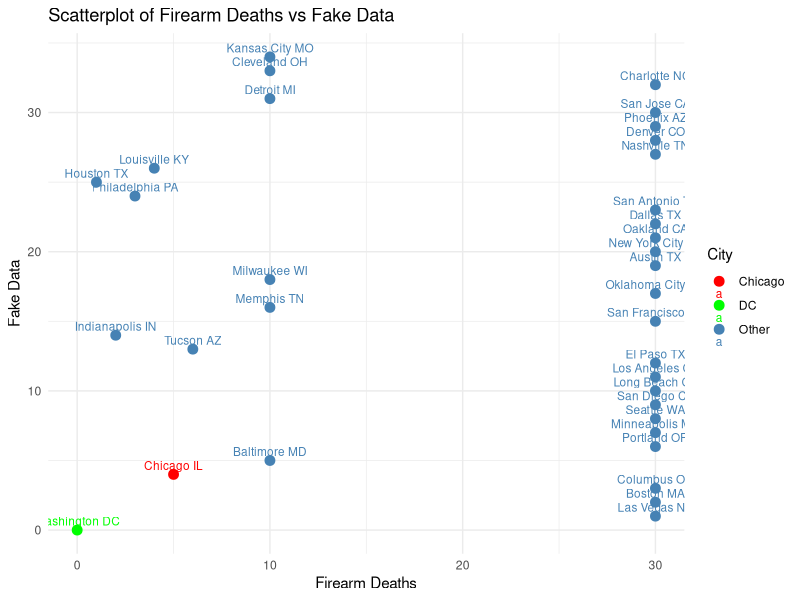

This figure's R source:
## ---- chunk 1
library(tidyverse)

data.rankings = data.frame(
  "City" = c(
    "Austin TX",
    "Baltimore MD",
    "Boston MA",
    "Charlotte NC",
    "Chicago IL",
    "Cleveland OH",
    "Columbus OH",
    "Dallas TX",
    "Denver CO",
    "Detroit MI",
    "El Paso TX",
    "Houston TX",
    "Indianapolis IN",
    "Kansas City MO",
    "Las Vegas NV",
    "Long Beach CA",
    "Los Angeles CA",
    "Louisville KY",
    "Memphis TN",
    "Milwaukee WI",
    "Minneapolis MN",
    "Nashville TN",
    "New York City NY",
    "Oakland CA",
    "Oklahoma City OK",
    "Philadelphia PA",
    "Phoenix AZ",
    "Portland OR",
    "San Antonio TX",
    "San Diego CA",
    "San Francisco CA",
    "San Jose CA",
    "Seattle WA",
    "Tucson AZ",
    "Washington DC"
  )
)

# Default all cities to 30
data.rankings$firearm.deaths = 30  

# Assign custom values
data.rankings$firearm.deaths[data.rankings$City == "Indianapolis IN"] <- 2
data.rankings$firearm.deaths[data.rankings$City == "Philadelphia PA"] <- 3
data.rankings$firearm.deaths[data.rankings$City == "Louisville KY"]   <- 4
data.rankings$firearm.deaths[data.rankings$City == "Tucson AZ"]       <- 6
data.rankings$firearm.deaths[data.rankings$City == "Houston TX"]      <- 1
data.rankings$firearm.deaths[data.rankings$City == "Chicago IL"]      <- 5

# Assign 10s
ten_cities <- c("Memphis TN", "Detroit MI", "Cleveland OH", 
                "Milwaukee WI", "Baltimore MD", "Kansas City MO")
data.rankings$firearm.deaths[data.rankings$City %in% ten_cities] <- 10

# Assign Washington DC = 0
data.rankings$firearm.deaths[data.rankings$City == "Washington DC"] <- 0
## ---- chunk 2
# Create a vector of random numbers 1–34
random_values <- sample(1:34, size = nrow(data.rankings) - 1, replace = FALSE)

# Assign fake.data
data.rankings$fake.data <- NA
data.rankings$fake.data[data.rankings$City == "Washington DC"] <- 0
data.rankings$fake.data[data.rankings$City != "Washington DC"] <- random_values

#### 
# Add a highlight column
data.rankings$Highlight <- ifelse(data.rankings$City == "Washington DC", "DC",
                                  ifelse(data.rankings$City == "Chicago IL", "Chicago", "Other"))

ggplot(data.rankings, aes(x = firearm.deaths, y = fake.data, label = City, color = Highlight)) +
  geom_point(size = 3) +
  geom_text(vjust = -0.5, size = 3) +
  scale_color_manual(values = c("DC" = "green", "Chicago" = "red", "Other" = "steelblue")) +
  labs(
    title = "Scatterplot of Firearm Deaths vs Fake Data",
    x = "Firearm Deaths",
    y = "Fake Data",
    color = "City"
  ) +
  theme_minimal()
